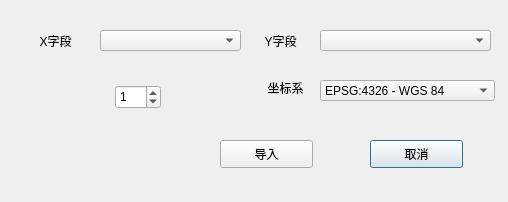
<?xml version="1.0" encoding="UTF-8"?>
<ui version="4.0">
 <class>TextSelectClass</class>
 <widget class="QDialog" name="TextSelectClass">
  <property name="geometry">
   <rect>
    <x>0</x>
    <y>0</y>
    <width>508</width>
    <height>202</height>
   </rect>
  </property>
  <property name="minimumSize">
   <size>
    <width>508</width>
    <height>202</height>
   </size>
  </property>
  <property name="maximumSize">
   <size>
    <width>508</width>
    <height>202</height>
   </size>
  </property>
  <property name="windowTitle">
   <string>TextSelect</string>
  </property>
  <widget class="QComboBox" name="ctrlComboBoxX">
   <property name="geometry">
    <rect>
     <x>100</x>
     <y>30</y>
     <width>141</width>
     <height>21</height>
    </rect>
   </property>
   <property name="minimumSize">
    <size>
     <width>130</width>
     <height>0</height>
    </size>
   </property>
  </widget>
  <widget class="QLabel" name="ctrlLabelY">
   <property name="geometry">
    <rect>
     <x>240</x>
     <y>30</y>
     <width>81</width>
     <height>21</height>
    </rect>
   </property>
   <property name="styleSheet">
    <string notr="true">color:Black</string>
   </property>
   <property name="text">
    <string>Y字段</string>
   </property>
   <property name="textFormat">
    <enum>Qt::AutoText</enum>
   </property>
   <property name="alignment">
    <set>Qt::AlignCenter</set>
   </property>
  </widget>
  <widget class="QPushButton" name="ctrlBtnCancel">
   <property name="geometry">
    <rect>
     <x>370</x>
     <y>140</y>
     <width>93</width>
     <height>28</height>
    </rect>
   </property>
   <property name="text">
    <string>取消</string>
   </property>
  </widget>
  <widget class="QLabel" name="ctrlLabelCRS">
   <property name="geometry">
    <rect>
     <x>250</x>
     <y>80</y>
     <width>71</width>
     <height>16</height>
    </rect>
   </property>
   <property name="styleSheet">
    <string notr="true">color:Black</string>
   </property>
   <property name="text">
    <string>坐标系</string>
   </property>
   <property name="alignment">
    <set>Qt::AlignCenter</set>
   </property>
  </widget>
  <widget class="QPushButton" name="ctrlBtnConfirm">
   <property name="geometry">
    <rect>
     <x>220</x>
     <y>140</y>
     <width>93</width>
     <height>28</height>
    </rect>
   </property>
   <property name="text">
    <string>导入</string>
   </property>
  </widget>
  <widget class="QComboBox" name="ctrlComboBoxY">
   <property name="geometry">
    <rect>
     <x>320</x>
     <y>30</y>
     <width>171</width>
     <height>21</height>
    </rect>
   </property>
  </widget>
  <widget class="QComboBox" name="ctrlComboBoxCRS">
   <property name="geometry">
    <rect>
     <x>320</x>
     <y>80</y>
     <width>175</width>
     <height>21</height>
    </rect>
   </property>
   <item>
    <property name="text">
     <string>EPSG:4326 - WGS 84</string>
    </property>
   </item>
  </widget>
  <widget class="QLabel" name="ctrlLabelX">
   <property name="geometry">
    <rect>
     <x>10</x>
     <y>30</y>
     <width>91</width>
     <height>21</height>
    </rect>
   </property>
   <property name="styleSheet">
    <string notr="true">color:Black</string>
   </property>
   <property name="text">
    <string>X字段</string>
   </property>
   <property name="alignment">
    <set>Qt::AlignCenter</set>
   </property>
  </widget>
  <widget class="QSpinBox" name="ctrlSpinBox">
   <property name="geometry">
    <rect>
     <x>115</x>
     <y>85</y>
     <width>46</width>
     <height>24</height>
    </rect>
   </property>
   <property name="wrapping">
    <bool>true</bool>
   </property>
   <property name="buttonSymbols">
    <enum>QAbstractSpinBox::UpDownArrows</enum>
   </property>
   <property name="accelerated">
    <bool>false</bool>
   </property>
   <property name="showGroupSeparator" stdset="0">
    <bool>false</bool>
   </property>
   <property name="minimum">
    <number>1</number>
   </property>
   <property name="value">
    <number>1</number>
   </property>
  </widget>
 </widget>
 <layoutdefault spacing="6" margin="11"/>
 <resources/>
 <connections/>
</ui>
